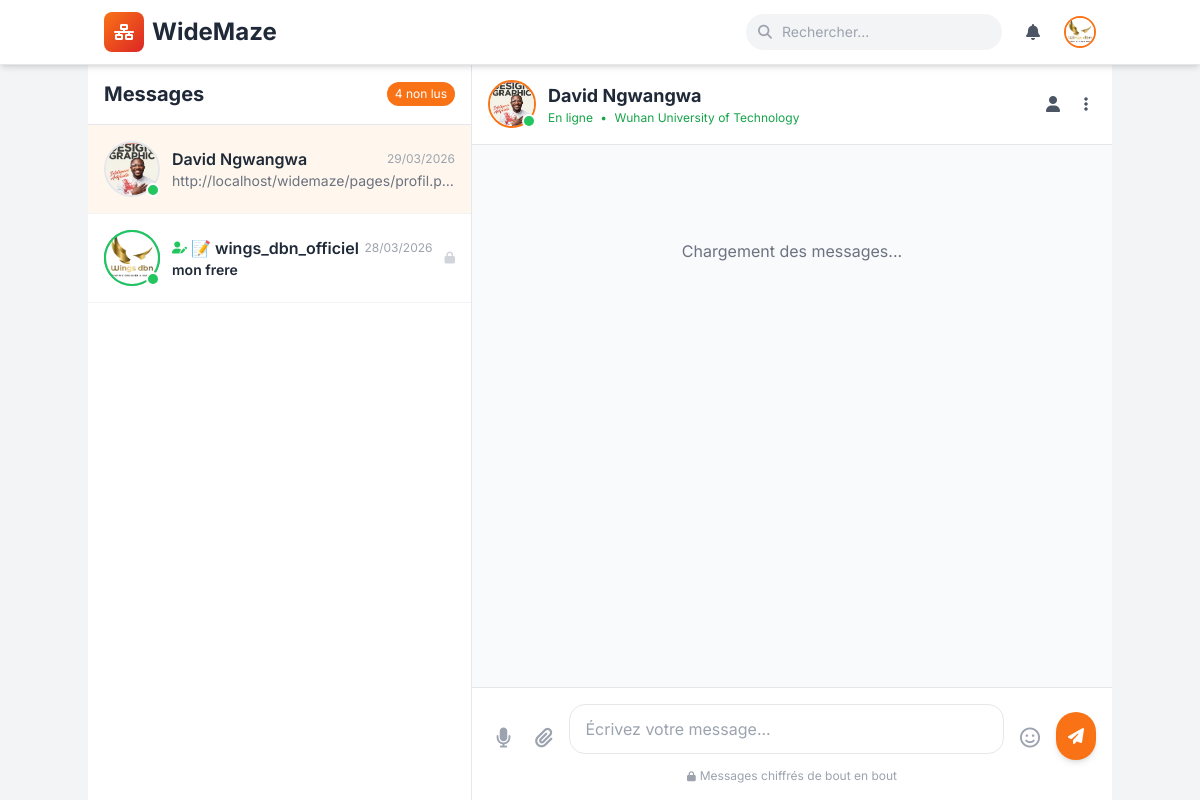
/messagerie.php?user=2 (signed in), run on the app's committed database.
### tables this page shows
CREATE TABLE IF NOT EXISTS `utilisateurs` (
  `id` int UNSIGNED NOT NULL AUTO_INCREMENT,
  `surnom` varchar(30) NOT NULL,
  `email` varchar(100) NOT NULL,
  `motdepasse` varchar(255) NOT NULL,
  `prenom` varchar(20) NOT NULL,
  `nom` varchar(20) NOT NULL,
  `avatar` varchar(255) DEFAULT 'default-avatar.png',
  `cover_image` varchar(255) DEFAULT NULL,
  `bio` text,
  `posts_count` int DEFAULT '0',
  `friends_count` int DEFAULT '0',
  `universite` varchar(100) DEFAULT NULL,
  `faculte` varchar(100) DEFAULT NULL,
  `niveau_etude` varchar(50) DEFAULT NULL,
  `profession` varchar(50) DEFAULT 'Etudiant',
  `nationalite` varchar(50) DEFAULT NULL,
  `telephone` varchar(20) DEFAULT NULL,
  `datedenaissance` date DEFAULT NULL,
  `sexe` enum('Masculin','Feminin','Autre') DEFAULT 'Masculin',
  `role` enum('etudiant','professeur','admin') DEFAULT 'etudiant',
  `status` enum('Online','Offline','Away') DEFAULT 'Offline',
  `is_active` tinyint(1) DEFAULT '1',
  `is_verified` tinyint(1) DEFAULT '0',
  `failed_login_attempts` int UNSIGNED DEFAULT '0',
  `locked_until` datetime DEFAULT NULL,
  `remember_token` varchar(64) DEFAULT NULL,
  `remember_expires` datetime DEFAULT NULL,
  `last_ip` varchar(45) DEFAULT NULL,
  `last_activity` datetime DEFAULT NULL,
  `dateinscription` datetime DEFAULT CURRENT_TIMESTAMP,
  `dateconnexion` datetime DEFAULT NULL,
  `two_factor_secret` varchar(255) DEFAULT NULL,
  `created_at` timestamp NULL DEFAULT CURRENT_TIMESTAMP,
  `updated_at` timestamp NULL DEFAULT CURRENT_TIMESTAMP ON UPDATE CURRENT_TIMESTAMP,
  PRIMARY KEY (`id`),
  UNIQUE KEY `email` (`email`),
  UNIQUE KEY `surnom` (`surnom`),
  KEY `idx_email` (`email`),
  KEY `idx_role` (`role`),
  KEY `idx_universite` (`universite`),
  KEY `idx_nationalite` (`nationalite`),
  KEY `idx_status` (`status`),
  KEY `idx_is_active` (`is_active`)
);

### messagerie.php (the view, shortened to what the rows shown need)
<?php
require_once 'config.php';
$userId = $_SESSION['user_id'];
$selectedUser = isset($_GET['user']) ? intval($_GET['user']) : null;
$selectedUserInfo = null;
$isSelf = false;
if ($selectedUser) {
    if ($selectedUser == $userId) {
        $isSelf = true;
        $selectedUserInfo = [
            'id' => $userId,
            'surnom' => $_SESSION['surnom'],
            'avatar' => $_SESSION['avatar'] ?? 'default.jpg',
            'status' => 'Online',
            'prenom' => $_SESSION['prenom'],
            'nom' => $_SESSION['nom'],
            'universite' => $_SESSION['universite'] ?? ''
        ];
    } else {
        try {
            $stmt = $pdo->prepare("SELECT * FROM utilisateurs WHERE id = ?");
            $stmt->execute([$selectedUser]);
            $selectedUserInfo = $stmt->fetch();
        } catch (PDOException $e) {
            error_log("Erreur récupération utilisateur: " . $e->getMessage());
        }
    }
}
?>
<!DOCTYPE html>
<html lang="fr">
<head>
    <script src="https://cdn.tailwindcss.com"></script>
    <link rel="stylesheet" href="https://cdnjs.cloudflare.com/ajax/libs/font-awesome/6.4.0/css/all.min.css">
</head>
<body class="bg-gray-100 h-screen overflow-hidden">
    <div class="container mx-auto pt-16 h-screen">
        <div class="flex h-full">
            <div id="conversationList" class="conversation-list w-full md:w-96 bg-white border-r border-gray-200 flex flex-col h-full">
                <div class="p-4 border-b border-gray-200 bg-white sticky top-0 z-10">
                    <div class="flex items-center justify-between">
                        <h2 class="text-xl font-bold text-gray-800">Messages</h2>
                    </div>
                </div>
            </div>
            <div id="chatArea" class="chat-area flex-1 flex flex-col bg-gray-50 <?= !$selectedUser ? 'hidden-mobile' : '' ?>">
                <?php if ($selectedUser && $selectedUserInfo): ?>
                    <div class="bg-white border-b border-gray-200 p-4 flex items-center justify-between sticky top-16 z-10">
                        <div class="flex items-center gap-3">
                            <div class="relative">
                                <div class="w-12 h-12 rounded-full flex items-center justify-center <?= $isSelf ? 'self-note-badge' : '' ?>">
                                    <img src="<?= AVATAR_URL . htmlspecialchars($selectedUserInfo['avatar'] ?? 'default.jpg') ?>" class="w-12 h-12 rounded-full object-cover border-2 <?= $isSelf ? 'border-green-500' : 'border-orange-500' ?>">
                                </div>
                                <?php if (!$isSelf && $selectedUserInfo['status'] === 'Online'): ?>
                                    <span class="absolute bottom-0 right-0 w-3.5 h-3.5 bg-green-500 rounded-full border-2 border-white"></span>
                                <?php elseif ($isSelf): ?>
                                    <span class="absolute bottom-0 right-0 w-3.5 h-3.5 bg-green-500 rounded-full border-2 border-white" title="Vous"></span>
                                <?php endif; ?>
                            </div>
                            <div>
                                <p class="font-bold text-gray-800 text-lg flex items-center gap-2">
                                    <?php if ($isSelf): ?>
                                        <i class="fas fa-user-edit text-green-500"></i>
                                        <span>Notes personnelles</span>
                                    <?php else: ?>
                                        <?= htmlspecialchars($selectedUserInfo['prenom'] . ' ' . $selectedUserInfo['nom']) ?>
                                    <?php endif; ?>
                                </p>
                                <p class="text-xs <?= $isSelf ? 'text-green-600' : ($selectedUserInfo['status'] === 'Online' ? 'text-green-600' : 'text-gray-400') ?>">
                                    <?php if ($isSelf): ?>
                                        <i class="fas fa-lock mr-1"></i>Messages privés - seulement vous
                                    <?php else: ?>
                                        <?= $selectedUserInfo['status'] === 'Online' ? 'En ligne' : 'Hors ligne' ?>
                                        <?php if (!empty($selectedUserInfo['universite'])): ?>
                                            <span class="mx-1">•</span>
                                            <?= htmlspecialchars($selectedUserInfo['universite']) ?>
                                        <?php endif; ?>
                                    <?php endif; ?>
                                </p>
                            </div>
                        </div>
                        <div class="flex items-center gap-2">
                            <?php if (!$isSelf): ?>
                            <a href="profil.php?id=<?= $selectedUser ?>" class="p-2 hover:bg-gray-100 rounded-full transition-colors" title="Voir profil">
                                <i class="fas fa-user text-gray-600"></i>
                            </a>
                            <?php endif; ?>
                            <button onclick="showChatActions()" class="p-2 hover:bg-gray-100 rounded-full transition-colors">
                                <i class="fas fa-ellipsis-v text-gray-600"></i>
                            </button>
                        </div>
                    </div>
                    <div id="messagesContainer" class="flex-1 overflow-y-auto p-4 space-y-3" data-user-id="<?= $selectedUser ?>">
                        <div class="text-center py-8">
                            <div class="inline-block w-8 h-8 border-3 border-orange-500 border-t-transparent rounded-full animate-spin"></div>
                            <p class="text-gray-500 mt-2">Chargement des messages...</p>
                        </div>
                    </div>
                    <div class="bg-white border-t border-gray-200 p-4">
                        <div class="flex items-end gap-2">
                            <div class="relative">
                                <button id="voiceRecordBtn" onclick="toggleVoiceRecording()" class="p-2 hover:bg-gray-100 rounded-full transition-colors group" title="Note vocale">
                                    <i class="fas fa-microphone text-gray-400 group-hover:text-red-500 text-xl"></i>
                                </button>
                            </div>
                            <div class="relative">
                                <button id="fileMenuBtn" onclick="toggleFileMenu()" class="p-2 hover:bg-gray-100 rounded-full transition-colors group" title="Joindre un fichier">
                                    <i class="fas fa-paperclip text-gray-400 group-hover:text-orange-500 text-xl"></i>
                                </button>
                            </div>
                            <div class="flex-1 relative">
                                <textarea id="messageInput" rows="1" placeholder="<?= $isSelf ? 'Écrivez une note pour vous-même...' : 'Écrivez votre message...' ?>"
                                    class="w-full px-4 py-3 border border-gray-200 rounded-2xl focus:outline-none focus:border-orange-500 focus:ring-2 focus:ring-orange-100 resize-none transition-all"
                                    onkeydown="handleKeyPress(event)" style="max-height: 120px;"></textarea>
                            </div>
                            <button onclick="addEmojiPicker()" class="p-2 hover:bg-gray-100 rounded-full transition-colors group">
                                <i class="far fa-smile text-gray-400 group-hover:text-orange-500 text-xl"></i>
                            </button>
                            <button onclick="sendMessage()" id="sendBtn" class="<?= $isSelf ? 'bg-green-500 hover:bg-green-600' : 'bg-orange-500 hover:bg-orange-600' ?> text-white p-3 rounded-full transition-all hover:scale-105 active:scale-95 shadow-md">
                                <i class="fas fa-paper-plane"></i>
                            </button>
                        </div>
                        <p class="text-xs text-gray-400 mt-2 text-center">
                            <i class="fas fa-lock text-[10px] mr-1"></i><?= $isSelf ? 'Ces notes sont privées et visibles uniquement par vous' : 'Messages chiffrés de bout en bout' ?>
                        </p>
                    </div>
                <?php endif; ?>
            </div>
        </div>
    </div>
</body>
</html>

### data on the page
utilisateurs: avatar (picture), prenom+nom "David Ngwangwa", universite "Wuhan University of Technology"

### other printed values
$totalUnread "4"
substr($conv['last_message'] ?? '', 0, 50) "http://localhost/widemaze/pages/profil.p…"
substr($conv['last_message'] ?? '', 0, 50) "mon frere"
